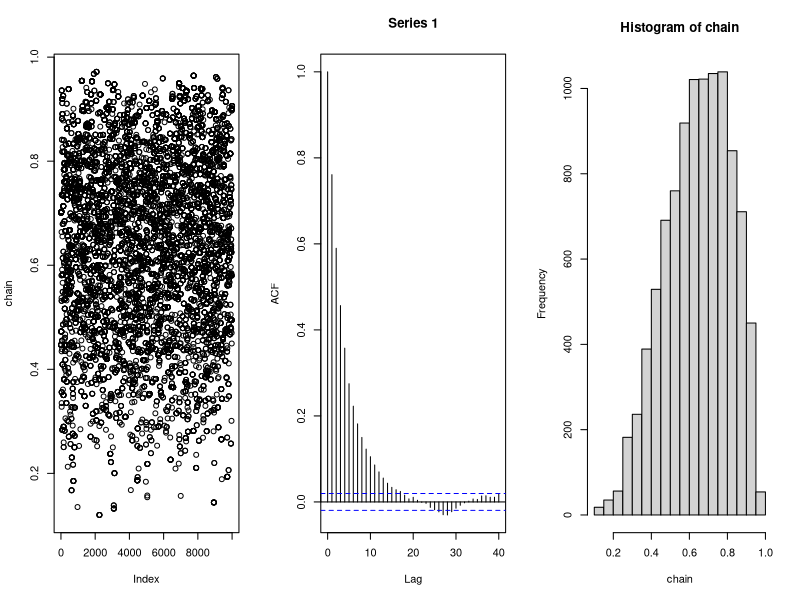
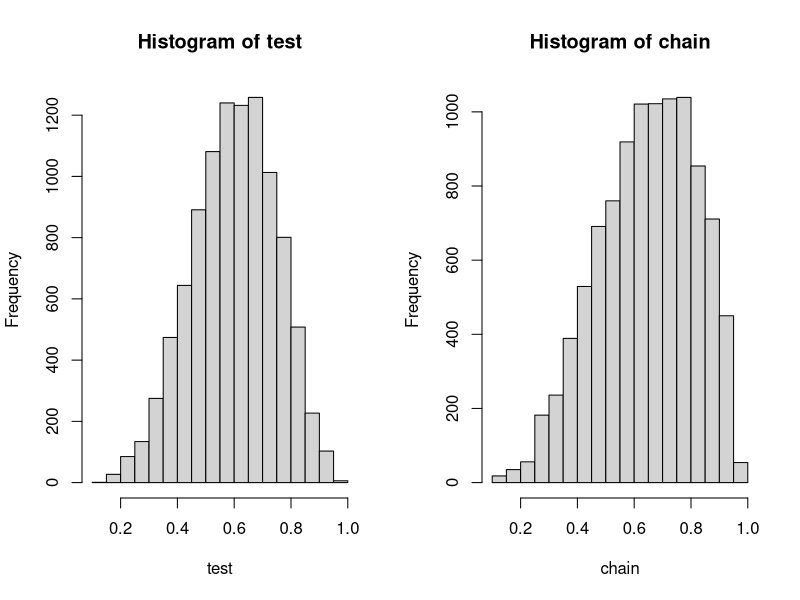
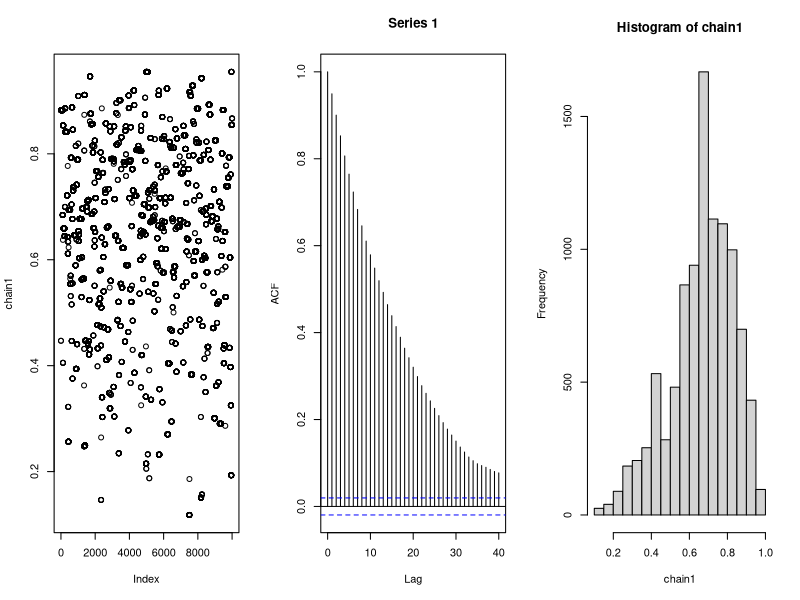
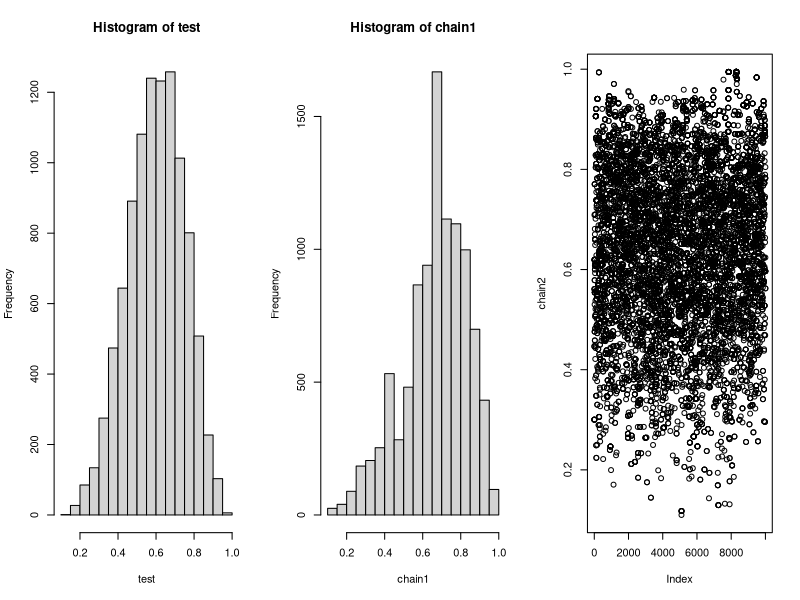
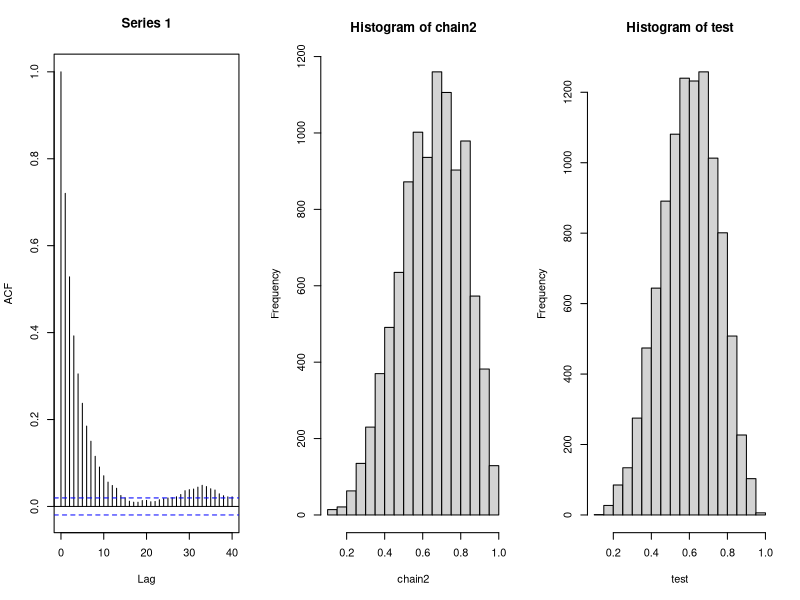
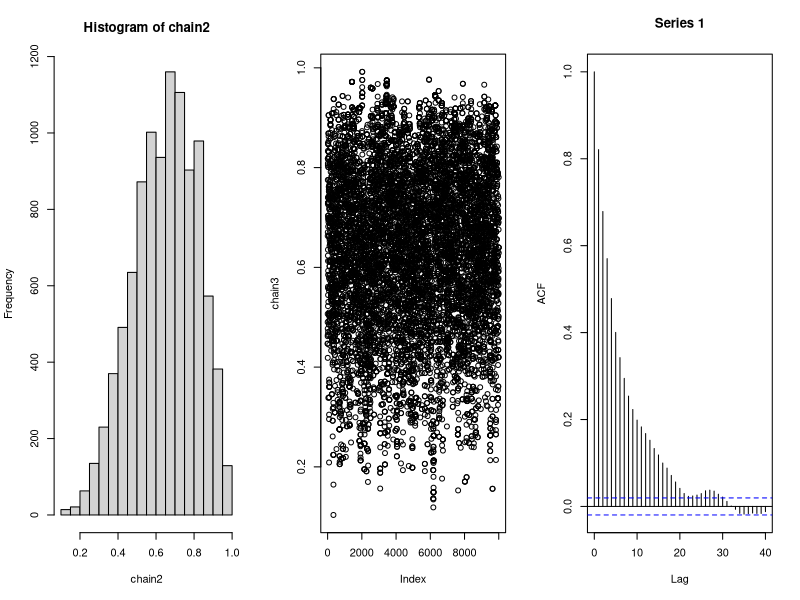
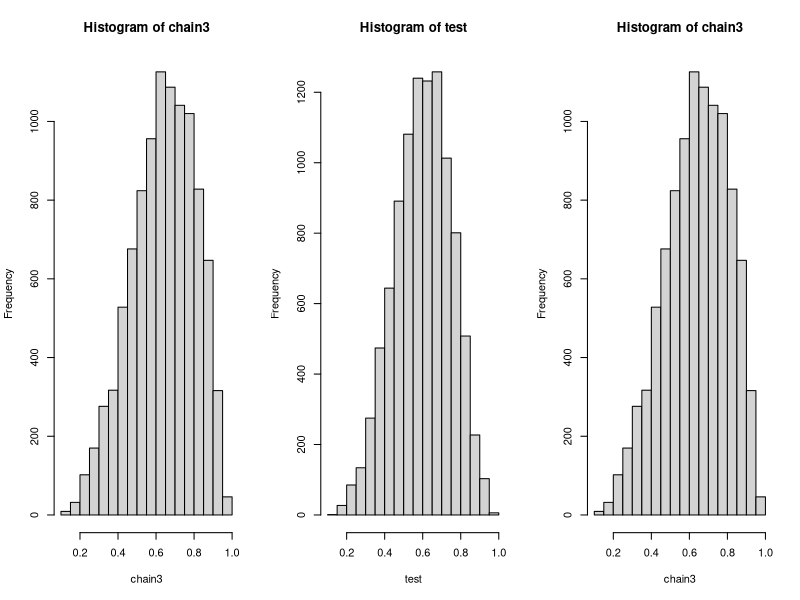

Here is the R script that generated these plots, in order:
## ---- chunk 1
knitr::opts_chunk$set(echo = TRUE)
## ---- chunk 2
a <- 6
b <- 4

likelihood <- function(param){
  singlelikelihoods = dbeta(param, a, b, log = T)
}

prior <- function(param){
  pr = dunif(param, min=0, max=1, log = T)
  return(pr)
}

posterior <- function(param){
  return (exp(likelihood(param) + prior(param)))
}

metropolis_MCMC <- function(startvalue, iterations,c){
  chain = array(dim = c(iterations+1,1))
  chain[1,] = startvalue
  for (i in 1:iterations){
    proposal = rbeta(1, c*chain[i,], c*(1-chain[i,]))
    probab = dbeta(proposal,a,b)/dbeta(chain[i,],a,b)
    if (runif(1) < probab){
      chain[i+1,] = proposal
    }else{
      chain[i+1,] = chain[i,]
    }
  }
  return(chain)
}

startvalue <- runif(1, 0, 1)
chain=metropolis_MCMC(startvalue, 10000, c=1)

test <- rbeta(10000, 6, 4)

par(mfrow=c(1,3))  
plot(chain); acf(chain); hist(chain)  

par(mfrow=c(1,2))
hist(test); hist(chain)

chain1=metropolis_MCMC(startvalue, 10000, c=0.1)
chain2=metropolis_MCMC(startvalue, 10000, c=2.5)
chain3=metropolis_MCMC(startvalue, 10000, c=10)

par(mfrow=c(1,3))
plot(chain1); acf(chain1); hist(chain1) 
hist(test); hist(chain1)
plot(chain2); acf(chain2); hist(chain2) 
hist(test); hist(chain2)
plot(chain3); acf(chain3); hist(chain3) 
hist(test); hist(chain3)
